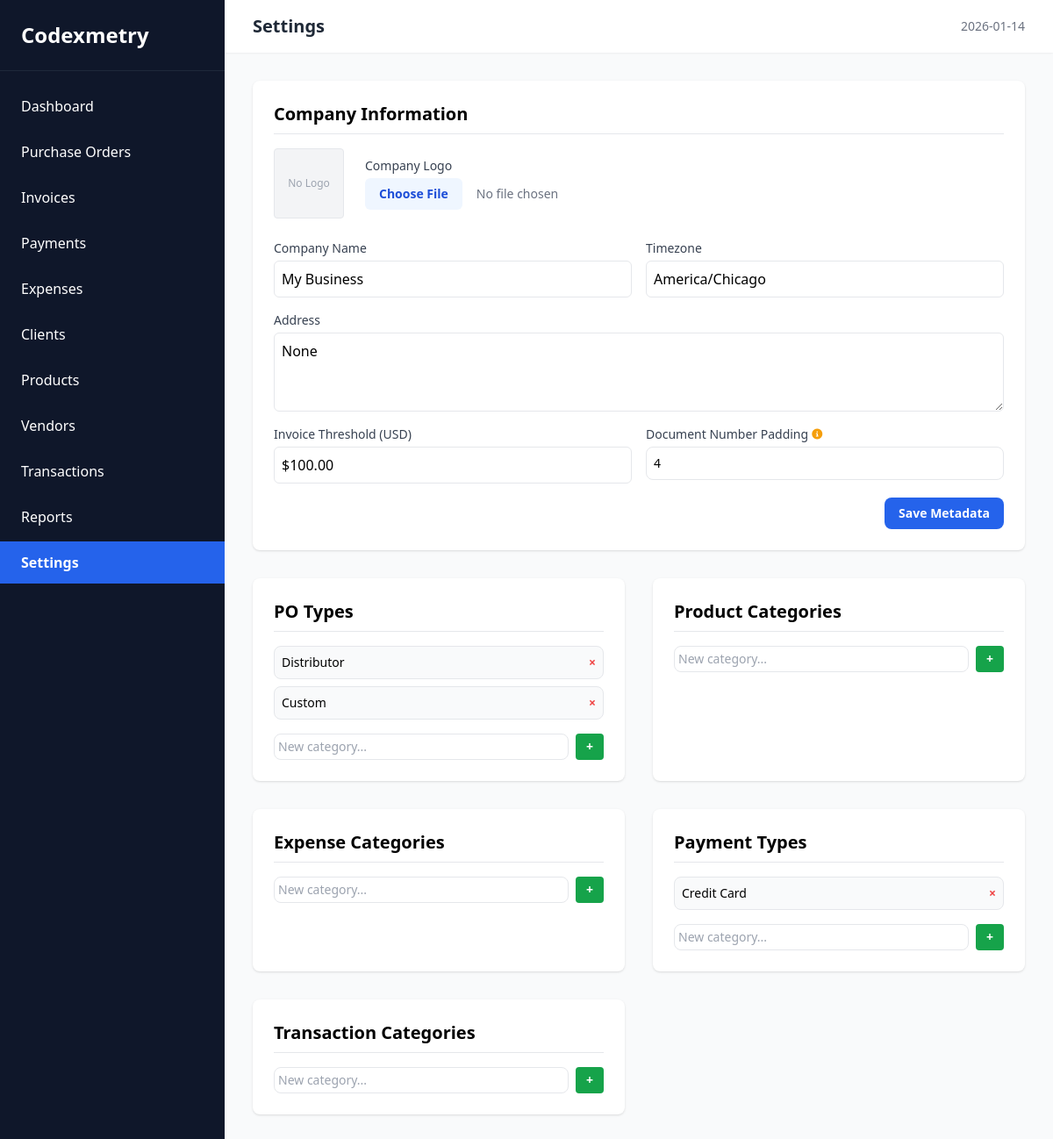
The page /settings on the database its author committed.
### tables this page shows
CREATE TABLE settings_metadata (
    id INTEGER PRIMARY KEY CHECK (id = 1), -- Enforce single row
    company_name TEXT DEFAULT 'My Business',
    address TEXT,
    company_logo TEXT,
    timezone TEXT DEFAULT 'America/Chicago',
    invoice_threshold INTEGER DEFAULT 10000, -- Stored in cents
    doc_padding INTEGER DEFAULT 4
);

CREATE TABLE po_types (
    id INTEGER PRIMARY KEY AUTOINCREMENT,
    name TEXT NOT NULL,
    is_active INTEGER DEFAULT 1
);

CREATE TABLE payment_types (
    id INTEGER PRIMARY KEY AUTOINCREMENT,
    name TEXT NOT NULL,
    is_active INTEGER DEFAULT 1
);

### app.py (the view)
@app.route('/settings')
def settings():
    lookups = {
        'po_types': read_db(table_name='po_types'),
        'product_categories': read_db(table_name='product_categories'),
        'expense_categories': read_db(table_name='expense_categories'),
        'payment_types': read_db(table_name='payment_types'),
        'transaction_categories': read_db(table_name='transaction_categories')
    }
    return render_template('settings.html', lookups=lookups)

### app.py (called while the page is built)
@app.template_filter('usd')
def usd_filter(cents):
    return format_usd(cents)

@app.teardown_appcontext
def close_connection(exception):
    db = getattr(g, '_database', None)
    if db is not None:
        db.close()

@app.context_processor
def inject_metadata():
    metadata_raw = read_db(table_name='settings_metadata', active_only=False, id=1, one=True)
    metadata = dict(metadata_raw) if metadata_raw else None
    if metadata:
        tz = metadata.get('timezone', 'America/Chicago')
    else:
        tz = 'America/Chicago'
    now = datetime.now(ZoneInfo(tz))
    return dict(metadata=metadata, now=now)

### database.py (called while the page is built)
def get_db():
    db = getattr(g, '_database', None)
    if db is None:
        db_path = current_app.config['DATABASE']
        db_dir = os.path.dirname(db_path)
        if not os.path.exists(db_dir):
            os.makedirs(db_dir, exist_ok=True)
        db = g._database = sqlite3.connect(db_path)
        db.row_factory = sqlite3.Row
        db.execute('PRAGMA foreign_keys = ON;')
    return db

def read_db(table_name, active_only=True, id=None, where_clause=None, args=(), one=False):
    db = get_db()
    query = f"SELECT * FROM {table_name}"
    conditions = []
    params = list(args)
    if active_only:
        conditions.append("is_active = 1")
    if id:
        conditions.append("id = ?")
        params.append(id)
        one = True
    if where_clause:
        conditions.append(where_clause)
    if conditions:
        query += " WHERE " + " AND ".join(conditions)
    cur = db.execute(query, params)
    rv = cur.fetchall()
    return (rv[0] if rv else None) if one else rv

def format_usd(cents: int) -> str:
    if cents is None:
        return "$0.00"
    dollars = cents / 100
    return f"${dollars:,.2f}"

### templates/settings.html (shortened to what this page needs)
{% extends 'layout.html' %}
{% block title %}Settings{% endblock %}
{% block content %}
<div class="max-w-4xl mx-auto">
    <section class="bg-white p-6 rounded-lg shadow mb-8">
        <h2 class="text-xl font-semibold mb-4 border-b pb-2">Company Information</h2>
        <form action="/settings/metadata/update" method="POST" enctype="multipart/form-data"
            class="grid grid-cols-2 gap-4">
            <div class="col-span-2 flex items-center gap-6 mb-2">
                <div class="w-20 h-20 bg-gray-100 rounded border flex items-center justify-center overflow-hidden">
                    {% if metadata.company_logo %}
                        <img src="{{ url_for('static', filename='uploads/' + metadata.company_logo) }}"
                            class="object-contain w-full h-full">
                    {% else %}
                        <span class="text-gray-400 text-xs">No Logo</span>
                    {% endif %}
                </div>
                <div class="flex-1">
                    <label class="block text-sm font-medium text-gray-700">Company Logo</label>
                    <input type="file" name="logo" class="mt-1 block w-full text-sm text-gray-500 file:mr-4 file:py-2 file:px-4 file:rounded-md file:border-0 file:text-sm file:font-semibold file:bg-blue-50 file:text-blue-700 hover:file:bg-blue-100">
                </div>
            </div>
            <div>
                <label class="block text-sm font-medium text-gray-700">Company Name</label>
                <input type="text" name="company_name" value="{{ metadata.company_name }}" class="mt-1 block w-full border rounded-md p-2">
            </div>
            <div>
                <label class="block text-sm font-medium text-gray-700">Timezone</label>
                <input type="text" name="timezone" value="{{ metadata.timezone }}" class="mt-1 block w-full border rounded-md p-2">
            </div>
            <div class="col-span-2">
                <label class="block text-sm font-medium text-gray-700">Address</label>
                <textarea name="address" rows="3" class="mt-1 block w-full border rounded-md p-2">{{ metadata.address }}</textarea>
            </div>
            <div>
                <label class="block text-sm font-medium text-gray-700">Invoice Threshold (USD)</label>
                <input type="text" name="threshold" value="{{ metadata.invoice_threshold | usd }}" class="mt-1 block w-full border rounded-md p-2">
            </div>
            <div class="relative">
                <div class="flex items-center gap-1 mb-1 group">
                    <label class="block text-sm font-medium text-gray-700">Document Number Padding</label>
                    <i class="fa-solid fa-circle-info text-amber-500 text-xs cursor-help"></i>
                </div>
                <input type="number" name="doc_padding" value="{{ metadata.doc_padding or 4 }}" min="3" max="10"
                    class="block w-full border rounded-lg p-2 text-sm focus:ring-2 focus:ring-blue-500 outline-none">
            </div>
            <div class="col-span-2 text-right">
                <button type="submit" class="bg-blue-600 text-white px-4 py-2 rounded-lg text-sm font-bold hover:bg-blue-700 transition-colors">
                    Save Metadata
                </button>
            </div>
        </form>
    </section>
    <div class="grid grid-cols-1 md:grid-cols-2 gap-8">
        {% for table_name, items in lookups.items() %}
            {% include 'partials/lookup_card.html' %}
        {% endfor %}
    </div>
</div>
{% endblock %}

### templates/layout.html (shortened to what this page needs)
<!DOCTYPE html>
<html lang="en">
<head>
    <script src="https://cdn.tailwindcss.com"></script>
    <link rel="stylesheet" href="https://cdnjs.cloudflare.com/ajax/libs/font-awesome/6.5.1/css/all.min.css">
</head>
<body class="bg-gray-50 flex h-screen overflow-hidden">
    <aside class="w-64 bg-slate-900 text-white flex flex-col">
        <div class="p-6 text-2xl font-bold border-b border-slate-800">
            Codexmetry
        </div>
        <nav class="flex-1 overflow-y-auto py-4">
            <ul class="space-y-1">
                {% set nav_items = [
                    ('Dashboard', 'dashboard'),
                    ('Purchase Orders', 'purchase_orders'),
                    ('Invoices', 'invoices'),
                    ('Payments', 'payments'),
                    ('Expenses', 'expenses'),
                    ('Clients', 'clients'),
                    ('Products', 'products'),
                    ('Vendors', 'vendors'),
                    ('Transactions', 'transactions'),
                    ('Reports', 'reports'),
                    ('Settings', 'settings')
                ] %}
                {% for label, endpoint in nav_items %}
                <li>
                    {% set is_active = request.endpoint and endpoint.rstrip('s') in request.endpoint %}
                    <a href="{{ url_for(endpoint) }}"
                    class="block px-6 py-3 hover:bg-slate-700 transition-colors {{ 'bg-blue-600 font-bold' if is_active else '' }}">
                        {{ label }}
                    </a>
                </li>
                {% endfor %}
            </ul>
        </nav>
    </aside>
    <main class="flex-1 flex flex-col overflow-hidden">
        <header class="bg-white shadow-sm py-4 px-8 flex justify-between items-center">
            <h1 class="text-xl font-semibold text-gray-800">{% block title %}{% endblock %}</h1>
            <div class="text-sm text-gray-500">{{ now.strftime('%Y-%m-%d') if now else '' }}</div>
        </header>
        <section class="flex-1 overflow-y-auto p-8">
            {% block content %}{% endblock %}
        </section>
    </main>
</body>
</html>

### templates/partials/lookup_card.html (shortened to what this page needs)
<section class="bg-white p-6 rounded-lg shadow">
    <h2 class="text-xl font-semibold mb-4 border-b pb-2">
        {{ table_name |
            replace('po_types', 'PO Types') |
            replace('product_categories', 'Product Categories') |
            replace('expense_categories', 'Expense Categories') |
            replace('payment_types', 'Payment Types') |
            replace('transaction_categories', 'Transaction Categories')
        }}
    </h2>
    <ul class="space-y-2 mb-4">
        {% for item in items %}
        <li class="flex justify-between items-center bg-gray-50 p-2 rounded-lg border text-sm"
            id="item-{{ table_name }}-{{ item.id }}">
            <span>{{ item.name }}</span>
            <button
                hx-post="/settings/lookup/archive/{{ table_name }}/{{ item.id }}"
                hx-target="#item-{{ table_name }}-{{ item.id }}"
                hx-swap="delete"
                hx-confirm="Archive '{{ item.name }}'?"
                class="text-red-500 hover:text-red-800 text-sm font-bold">
                ×
            </button>
        </li>
        {% endfor %}
    </ul>
    <form
        hx-post="/settings/lookup/add"
        hx-target="closest section"
        hx-swap="outerHTML"
        class="flex gap-2">
        <input type="text" name="item" placeholder="New category..."
            class="flex-1 border rounded-lg p-1 text-sm" required>
        <button type="submit" class="bg-green-600 text-white px-3 py-1 rounded text-sm font-bold hover:bg-green-700 transition-colors">+</button>
    </form>
</section>

### rows shown on the page
settings_metadata: company_name "My Business", timezone "America/Chicago", threshold "$100.00", doc_padding "4"
po_types: name "Distributor"
po_types: name "Custom"
payment_types: name "Credit Card"

### other values the page prints
{{ label }} "Dashboard" "Purchase Orders" "Invoices" "Payments" "Expenses" "Clients" "Products" "Vendors" "Transactions" "Reports" "Settings"
{{ now.strftime('%Y-%m-%d') if now else '' }} "2026-01-14"
